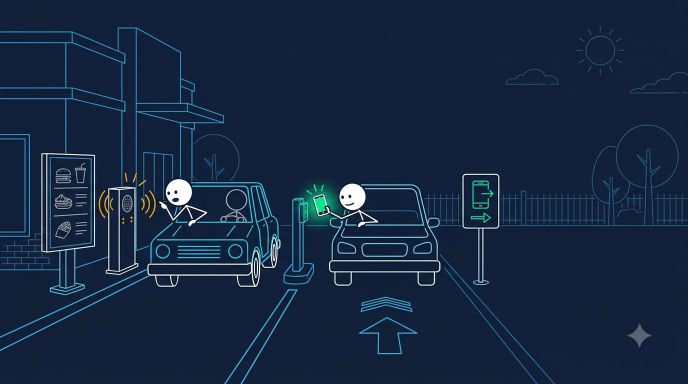
#> input picture projects/fast-food-trap/img/s01.jpg, 1376 x 768 px (shown at 1/2 size); its folder holds only this picture in this run
$ python ingest_shots.py
#> lines starting #> are read from the running program, lines starting #| are printed output that depends on the picture
import os, glob, re
from PIL import Image, ImageDraw

def main():
    proj_dir = os.path.dirname(os.path.abspath(__file__))
    dl_dir = os.path.join(os.path.expanduser("~"), "Downloads", "stick_fast-food-trap")
    img_dir = os.path.join(proj_dir, "img")
    os.makedirs(img_dir, exist_ok=True)

    files = glob.glob(os.path.join(dl_dir, "*.*"))
    shots = {}
    for f in files:
        base = os.path.basename(f)
        m = re.match(r"^(\d+)\s*-\s*", base)
        if m:
            shots[int(m.group(1))] = f

    print(f"Found {len(shots)} shots in {dl_dir}")
    converted = 0
    for s in range(1, 35):
        if s in shots:
            src = shots[s]
            im = Image.open(src).convert("RGB")
            dst = os.path.join(img_dir, f"s{s:02d}.jpg")
            im.save(dst, quality=95)
            converted += 1
        else:
            print(f"Missing shot: {s}")

    print(f"Successfully converted {converted}/34 shots to {img_dir}")

    # Build review.jpg contact sheet
    paths = [os.path.join(img_dir, f"s{s:02d}.jpg") for s in range(1, 35) if os.path.exists(os.path.join(img_dir, f"s{s:02d}.jpg"))]
    if paths:
        cols = 6
        tw, th = 384, 216
        rows = (len(paths) + cols - 1) // cols
        grid = Image.new("RGB", (tw * cols, th * rows), (15, 23, 42))
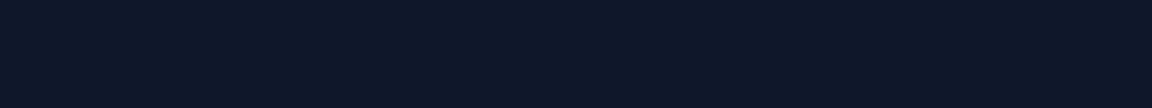
#> grid: PIL image 2304x216 RGB (shown at 1/2 size); mean R, G, B 15, 23, 42
        for idx, p in enumerate(paths):
            im = Image.open(p).resize((tw, th), Image.LANCZOS)
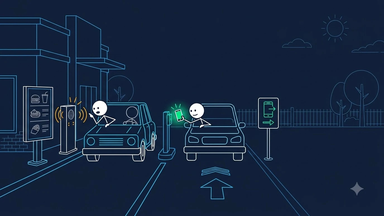
#> im: PIL image 384x216 RGB; mean R, G, B 21.8, 38.9, 64.7
            x = (idx % cols) * tw
            y = (idx // cols) * th
            grid.paste(im, (x, y))
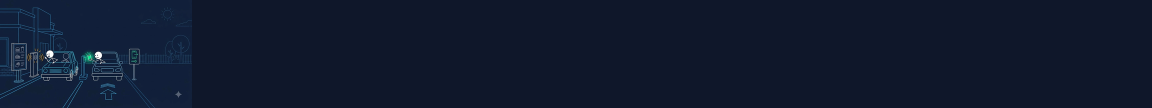
#> grid: PIL image 2304x216 RGB (shown at 1/2 size); mean R, G, B 16.1, 25.7, 45.8
            d = ImageDraw.Draw(grid)
            d.text((x + 10, y + 10), f"s{idx+1:02d}", fill=(255, 255, 255))
        grid.save(os.path.join(proj_dir, "review.jpg"), quality=90)
        print("Created review.jpg contact sheet")

if __name__ == "__main__":
    main()
